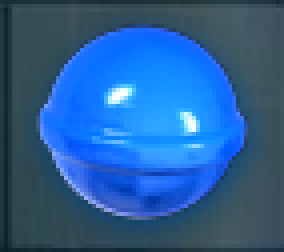
#> input picture candycrush/Images/Blue/normal/0 (1).bmp, 71 x 63 px (shown 4 times larger); its folder holds 4 pictures in this run
$ python main.py
#> lines starting #> are read from the running program, lines starting #| are printed output that depends on the picture
### candycrush/decoder.py
import numpy as np
from sklearn import svm
from sklearn.model_selection import train_test_split
import joblib
from PIL import Image
import os


class ImgRecognizer:
    def __init__(self):
        self.train_data = []
        self.target_value = []
        self.svc = svm.SVC(gamma="scale", kernel='rbf', C=1.0)
        self.downscale_res = (48, 48)

    def _load(self, path, target):
#> called with path = 'Images/Blue/normal', target = 1
        train_imgs = os.listdir(path)
        for file in train_imgs:
            img = Image.open(path + '/' + file)
#> img is the input picture: PIL image 71x63 RGB; mean R, G, B 42.2, 95.2, 153.1
            img = img.resize(self.downscale_res, Image.BILINEAR)
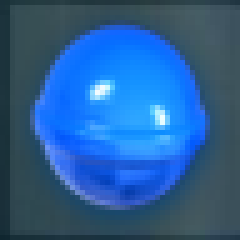
#> img: PIL image 48x48 RGB (shown 5 times larger); mean R, G, B 42.2, 95.2, 153.1
            self.train_data.append(np.array(img.getdata()).flatten())
            self.target_value.append(target)
#> pass 2 of the loop in _load, `for file in train_imgs:`:
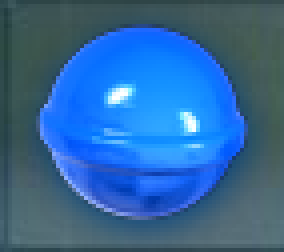
#> input picture candycrush/Images/Blue/normal/0 (2).bmp, 71 x 63 px (shown 4 times larger)
#> in _load, img is the input picture: PIL image 71x63 RGB; mean R, G, B 49.9, 103.9, 159
#> in _load, `img = img.resize(self.downscale_res, Image.BILINEAR)`:
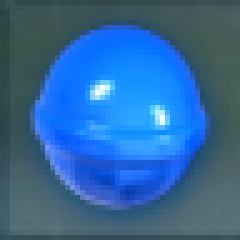
#> img: PIL image 48x48 RGB (shown 5 times larger); mean R, G, B 49.9, 103.9, 159
#> pass 3 of the loop in _load, `for file in train_imgs:`:
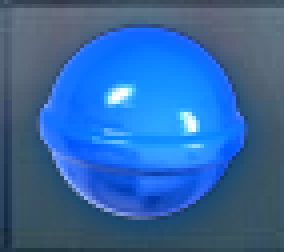
#> input picture candycrush/Images/Blue/normal/0 (3).bmp, 71 x 63 px (shown 4 times larger)
#> in _load, img is the input picture: PIL image 71x63 RGB; mean R, G, B 51.5, 102.7, 164.9
#> in _load, `img = img.resize(self.downscale_res, Image.BILINEAR)`:
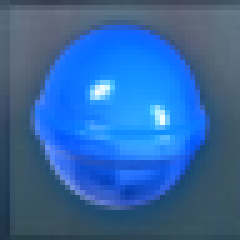
#> img: PIL image 48x48 RGB (shown 5 times larger); mean R, G, B 51.5, 102.7, 164.9
#> the loop made 4 passes; the first 3 are shown

    def load(self):
        self._load('Images/Blue/normal', 1)
        self._load('Images/Blue/ctl', 1)
        self._load('Images/Blue/ctr', 1)

        self._load('Images/Blue/sh', 2)
        self._load('Images/Blue/sh_ctr', 2)
        self._load('Images/Blue/sh_ctl', 2)

        self._load('Images/Blue/sv', 3)
        self._load('Images/Blue/sv_ctl', 3)
        self._load('Images/Blue/sv_ctr', 3)

        self._load('Images/Blue/w', 4)
        self._load('Images/Blue/w_ctl', 4)
        self._load('Images/Blue/w_ctr', 4)

        self._load('Images/Green/normal', 5)
        self._load('Images/Green/ctl', 5)
        self._load('Images/Green/ctr', 5)

        self._load('Images/Green/sh', 6)
        self._load('Images/Green/sh_ctl', 6)
        self._load('Images/Green/sh_ctr', 6)

        self._load('Images/Green/sv', 7)
        self._load('Images/Green/sv_ctl', 7)
        self._load('Images/Green/sv_ctr', 7)

        self._load('Images/Green/w', 8)
        self._load('Images/Green/w_ctl', 8)
        self._load('Images/Green/w_ctr', 8)

        self._load('Images/Orange/normal', 9)
        self._load('Images/Orange/ctl', 9)
        self._load('Images/Orange/ctr', 9)

        self._load('Images/Orange/sh', 10)
        self._load('Images/Orange/sh_ctl', 10)
        self._load('Images/Orange/sh_ctr', 10)

        self._load('Images/Orange/sv', 11)
        self._load('Images/Orange/sv_ctl', 11)
        self._load('Images/Orange/sv_ctr', 11)

        self._load('Images/Orange/w', 12)
        self._load('Images/Orange/w_ctl', 12)
        self._load('Images/Orange/w_ctr', 12)

        self._load('Images/Purple/normal', 13)
        self._load('Images/Purple/ctl', 13)
        self._load('Images/Purple/ctr', 13)

        self._load('Images/Purple/sh', 14)
        self._load('Images/Purple/sh_ctl', 14)
        self._load('Images/Purple/sh_ctr', 14)

        self._load('Images/Purple/sv', 15)
        self._load('Images/Purple/sv_ctl', 15)
        self._load('Images/Purple/sv_ctr', 15)

        self._load('Images/Purple/w', 16)
        self._load('Images/Purple/w_ctl', 16)
        self._load('Images/Purple/w_ctr', 16)

        self._load('Images/Red/normal', 17)
        self._load('Images/Red/ctl', 17)
        self._load('Images/Red/ctr', 17)

        self._load('Images/Red/sh', 18)
        self._load('Images/Red/sh_ctl', 18)
        self._load('Images/Red/sh_ctr', 18)

        self._load('Images/Red/sv', 19)
        self._load('Images/Red/sv_ctl', 19)
        self._load('Images/Red/sv_ctr', 19)

        self._load('Images/Red/w', 20)
        self._load('Images/Red/w_ctl', 20)
        self._load('Images/Red/w_ctr', 20)

        self._load('Images/Yellow/normal', 21)
        self._load('Images/Yellow/ctl', 21)
        self._load('Images/Yellow/ctr', 21)

        self._load('Images/Yellow/sh', 22)
        self._load('Images/Yellow/sh_ctl', 22)
        self._load('Images/Yellow/sh_ctr', 22)

        self._load('Images/Yellow/sv', 23)
        self._load('Images/Yellow/sv_ctl', 23)
        self._load('Images/Yellow/sv_ctr', 23)

        self._load('Images/Yellow/w', 24)
        self._load('Images/Yellow/w_ctl', 24)
        self._load('Images/Yellow/w_ctr', 24)

        self._load('Images/Chocolate/normal', 25)
        self._load('Images/Chocolate/ctl', 25)
        self._load('Images/Chocolate/ctr', 25)

    def train(self):
        if os.path.isfile('svc.dat'):
            print("Loading svc.dat")
            self.svc = joblib.load('svc.dat')
            print(self.svc)
        else:
            print("Training...")
            self.load()
            print(len(self.train_data))
            print(len(self.target_value))
            np_data = np.array(self.train_data)
            np_value = np.array(self.target_value)
            self.svc.fit(np_data, np_value)
            joblib.dump(self.svc, 'svc.dat', compress=9)

    # [14 lines left out: functions test, predict, not called in this run]


# deco = ImgRecognizer()

# deco.train()
# deco.test()

### candycrush/main.py
import numpy as np
from PIL import Image
from PIL import ImageGrab
import numpy as np
from decoder import ImgRecognizer
import time
import utils
import solver
import subprocess

import pyautogui as pg


class Agent:

    def __init__(self):
        self.board_box = (102, 102, 742, 672)
        self.img_size = (
            self.board_box[2]-self.board_box[0], self.board_box[3]-self.board_box[1])
        self.cell_size = (self.img_size[0]/9, self.img_size[1]/9)

        self.board_size = 9
        self.game_board = np.zeros(
            (self.board_size, self.board_size), dtype=np.int32)
        self.recognizer = ImgRecognizer()
        self.ref_img = None

    def open_game(self):
        subprocess.Popen(
            "cd ~ && cd Downloads/ruffle-nightly-2023_08_26-linux-x86_64/ && ./ruffle", shell=True)

    # [93 lines left out: functions get_coords, move, grab_board, board_is_moving, next_lvl, game_over and 2 more, not called in this run]

    def main(self):
        self.recognizer.train()
        game_solver = solver.Solver()
        moves = 0
        # self.grab_board()
        self.open_game()
        ready = input('Ready? (y/n)')
        if ready == 'y':
            print('Starting game...')
            while True:
                if not self.board_is_moving() and not self.next_lvl():
                    # print('Board is not moving')
                    board_img = self.grab_board()
                    board_img = board_img.resize(
                        (board_img.size[0]//4, board_img.size[1]//4), Image.BILINEAR)
                    if self.game_over(board_img):
                        print('Game over...')
                        break
                    moves += 1
                    score, nmove = game_solver.solve_board(self.game_board)
                    # print('Move found. Score {0}, move = {1}'.format(score, nmove))
                    self.move(nmove)
                    time.sleep(0.3)
                # else:
                    # print('Board is moving')

        print('Game finished in {0} moves'.format(moves))


if __name__ == '__main__':
    player = Agent()
    player.__init__()
#> (the run stopped early here; a loop or call above may not have finished)
